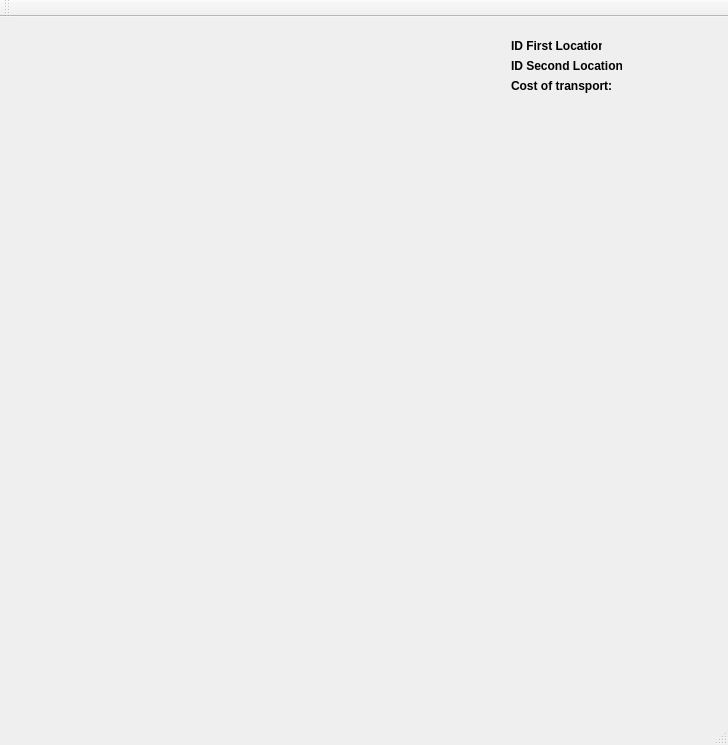
<?xml version="1.0" encoding="UTF-8"?>
<ui version="4.0">
 <class>HartaClass</class>
 <widget class="QMainWindow" name="HartaClass">
  <property name="geometry">
   <rect>
    <x>0</x>
    <y>0</y>
    <width>728</width>
    <height>745</height>
   </rect>
  </property>
  <property name="windowTitle">
   <string>Harta</string>
  </property>
  <widget class="QWidget" name="centralWidget">
   <layout class="QGridLayout" name="gridLayout">
    <item row="0" column="0">
     <widget class="QWidget" name="mapWidget" native="true">
      <widget class="QLabel" name="cost">
       <property name="geometry">
        <rect>
         <x>610</x>
         <y>50</y>
         <width>49</width>
         <height>16</height>
        </rect>
       </property>
       <property name="text">
        <string/>
       </property>
      </widget>
      <widget class="QLabel" name="label">
       <property name="geometry">
        <rect>
         <x>500</x>
         <y>10</y>
         <width>91</width>
         <height>16</height>
        </rect>
       </property>
       <property name="font">
        <font>
         <bold>true</bold>
        </font>
       </property>
       <property name="text">
        <string>ID First Location:</string>
       </property>
      </widget>
      <widget class="QLabel" name="label_3">
       <property name="geometry">
        <rect>
         <x>500</x>
         <y>50</y>
         <width>101</width>
         <height>16</height>
        </rect>
       </property>
       <property name="font">
        <font>
         <bold>true</bold>
        </font>
       </property>
       <property name="text">
        <string>Cost of transport:</string>
       </property>
      </widget>
      <widget class="QLabel" name="ID2">
       <property name="geometry">
        <rect>
         <x>620</x>
         <y>30</y>
         <width>49</width>
         <height>16</height>
        </rect>
       </property>
       <property name="text">
        <string/>
       </property>
      </widget>
      <widget class="QLabel" name="ID1">
       <property name="geometry">
        <rect>
         <x>610</x>
         <y>10</y>
         <width>49</width>
         <height>16</height>
        </rect>
       </property>
       <property name="text">
        <string/>
       </property>
      </widget>
      <widget class="QLabel" name="label_2">
       <property name="geometry">
        <rect>
         <x>500</x>
         <y>30</y>
         <width>111</width>
         <height>16</height>
        </rect>
       </property>
       <property name="font">
        <font>
         <bold>true</bold>
        </font>
       </property>
       <property name="text">
        <string>ID Second Location:</string>
       </property>
      </widget>
     </widget>
    </item>
   </layout>
  </widget>
  <widget class="QMenuBar" name="menuBar">
   <property name="geometry">
    <rect>
     <x>0</x>
     <y>0</y>
     <width>728</width>
     <height>22</height>
    </rect>
   </property>
  </widget>
  <widget class="QToolBar" name="mainToolBar">
   <attribute name="toolBarArea">
    <enum>TopToolBarArea</enum>
   </attribute>
   <attribute name="toolBarBreak">
    <bool>false</bool>
   </attribute>
  </widget>
  <widget class="QStatusBar" name="statusBar"/>
 </widget>
 <layoutdefault spacing="6" margin="11"/>
 <resources>
  <include location="Harta.qrc"/>
 </resources>
 <connections/>
</ui>
